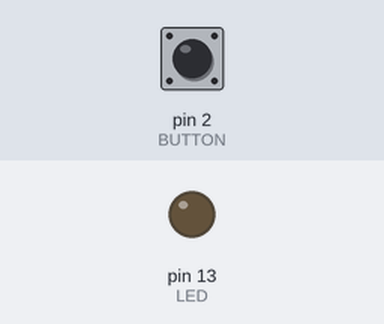
A sketch run on a simulated Arduino Uno, built with avr-gcc and run on an emulated ATmega328P. Shown: output pins drawn as LEDs (lit = HIGH). The inputs (shaded band) are chosen by the test bench; at power-on: pin 2 (BUTTON) HIGH.

Above: at 1.2 s.
1.3 s: pin 2 (BUTTON) pulled LOW for 0.15 s
At 2.4 s:
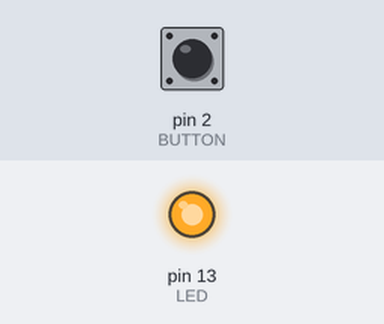
5.3 s: pin 2 (BUTTON) pulled LOW for 1 s
At 6.6 s:
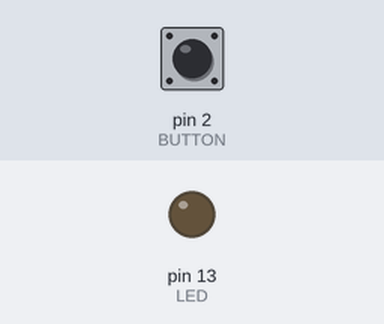
7.8 s: pin 2 (BUTTON) pulled LOW for 3.2 s
At 8.5 s:
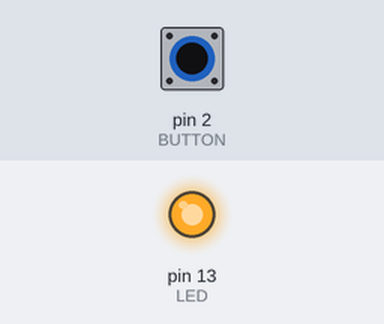
Timing chart, 0 to 10.8 s (numbered marks = the images above; inputs shaded):
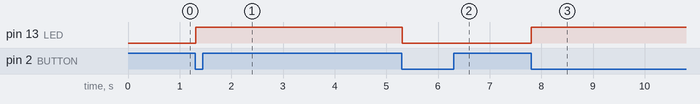

Measured:
- after the input at 1.3 s, pin 13 (LED): LOW → HIGH at once
- after the input at 5.3 s, pin 13 (LED): HIGH → LOW at once
- after the input at 7.8 s, pin 13 (LED): LOW → HIGH at once

The sketch:

RS485_V2.ino
```cpp
#include <SoftwareSerial.h>

#define RS485RX 4 // Serial Receive pin
#define RS485TX 3 // Serial Transmit pin

#define LED 13
#define BUTTON 2
SoftwareSerial RS485(RS485RX, RS485TX); // RX, TX
char byteReceived[4];
byte SlaveAdress = 0x02;

byte Rx = 0x03;
byte Tx = 0x04;

byte EnableOnOff = 0x05; // ON OFF
byte EnableValue = 0x06; // float value

byte On = 0x01;
byte Off = 0x00;

bool onOff;


int value;
byte data[7];

uint64_t prev;
bool stateButton;

void ngat_isr()
{
  if (stateButton == true)
  {
    data[0] = SlaveAdress;
    data[1] = Tx;
    data[2] = EnableOnOff;
    data[3] = Off;
    RS485.write(data, sizeof(data));
    memset(data, 0, sizeof(data));
    stateButton = false;
  }
  else if (stateButton == false)
  {
    data[0] = SlaveAdress;
    data[1] = Tx;
    data[2] = EnableOnOff;
    data[3] = On;
    RS485.write(data, sizeof(data));
    memset(data, 0, sizeof(data));
    stateButton = true;
  }
}
void setup()
{
  Serial.begin(9600);
  pinMode(LED, OUTPUT);
  pinMode(BUTTON, INPUT_PULLUP);
  attachInterrupt(0, ngat_isr, FALLING);
  RS485.begin(9600);
}

void loop()
{
  while (RS485.available()) // tìm dữ liệu từ thiết bị khác truyền về
  {
    int lenRS = RS485.readBytes(byteReceived, 4); // đọc byte nhận được
    Serial.write(byteReceived, lenRS);
    if (byteReceived[0] == SlaveAdress)
    {
      if (byteReceived[1] == Rx)
      {
        if (byteReceived[2] == EnableOnOff)
        {
          if (byteReceived[3] == On)
          {
            data[0] = SlaveAdress;
            data[1] = Tx;
            data[2] = EnableOnOff;
            data[3] = On;
            RS485.write(data, 4);
            memset(data, 0, sizeof(data));
            stateButton = true;
          }
          else if (byteReceived[3] == Off)
          {
            data[0] = SlaveAdress;
            data[1] = Tx;
            data[2] = EnableOnOff;
            data[3] = Off;
            RS485.write(data, 4);
            memset(data, 0, sizeof(data));
            stateButton = false;
          }
        }
      }
    }
    memset(byteReceived, 0, sizeof(byteReceived));
  }
  digitalWrite(LED, stateButton);
}
```
